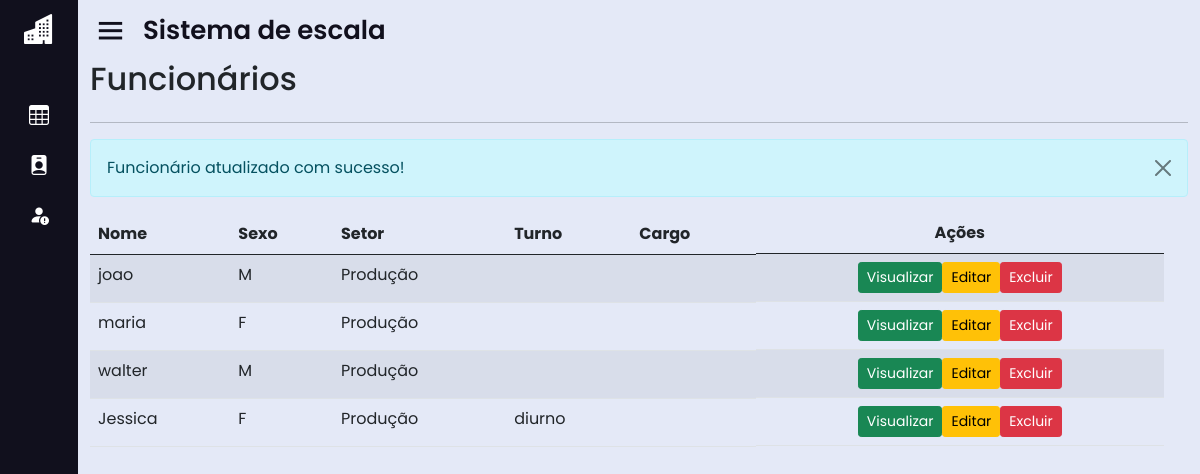
The app's page /home.php?page=lista_func&msg=2 (signed in), older data.
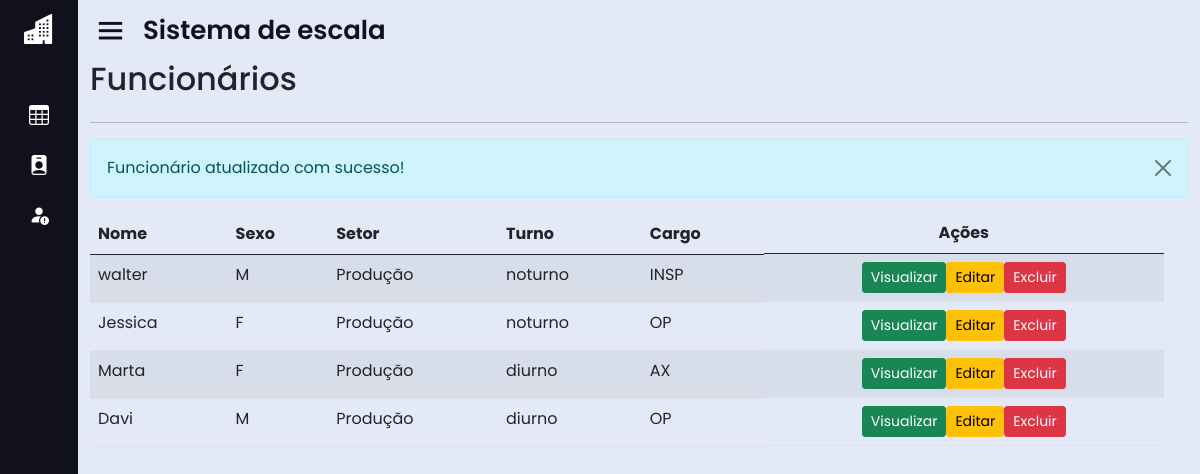
The same page, newer data.
### tables this page shows
CREATE TABLE IF NOT EXISTS `funcionario` (
  `id_func` int(11) NOT NULL AUTO_INCREMENT,
  `nome_func` varchar(50) NOT NULL,
  `cargo_func` varchar(50) DEFAULT NULL,
  `turno` varchar(50) DEFAULT NULL,
  `telefone_func` varchar(50) NOT NULL,
  `sexo_func` varchar(50) NOT NULL,
  `email_func` varchar(50) NOT NULL,
  `id_st` int(11) DEFAULT NULL,
  PRIMARY KEY (`id_func`) USING BTREE,
  KEY `FK_funcionario_setor` (`id_st`),
  CONSTRAINT `FK_funcionario_setor` FOREIGN KEY (`id_st`) REFERENCES `setor` (`id_st`) ON DELETE CASCADE ON UPDATE CASCADE
);

CREATE TABLE IF NOT EXISTS `setor` (
  `id_st` int(11) NOT NULL AUTO_INCREMENT,
  `nome_st` varchar(50) DEFAULT NULL,
  PRIMARY KEY (`id_st`)
);

### sis/funcionario/lista_func.php (the view)
<div id="main" class="container-fluid">
	<div id="top" class="row">
		<div class="col-md-11">
			<h2>Funcionários</h2>
		</div>
	</div>
	<hr/>
	<div> <?php include "mensagens.php"; ?> </div>
	<div id="list" class="row">
		<div class="table-responsive col-md-12">
			<?php
				$data = mysqli_query($con, "select * from funcionario, endereco, setor where funcionario.id_func = endereco.id_func;");
				echo "<table class='table table-striped' cellspacing='0' cellpading='0'>";
				echo "<thead><tr>";
				echo "<td><strong>Nome</strong></td>";
				echo "<td><strong>Sexo</strong></td>";
				echo "<td><strong>Setor</strong></td>";
				echo "<td><strong>Turno</strong></td>";
				echo "<td><strong>Cargo</strong></td>";
				echo "<td class='actions d-flex justify-content-center'><strong>Ações</strong></td>";
				echo "</tr></thead><tbody>";
				while($info = mysqli_fetch_array($data)){
					echo "<tr>";
					echo "<td>".$info['nome_func']."</td>";
					echo "<td>".$info['sexo_func']."</td>";
					echo "<td>".$info['nome_st']."</td>";
					echo "<td>".$info['turno']."</td>";
					echo "<td>".$info['cargo_func']."</td>";
					echo "<td class='actions btn-group-sm d-flex justify-content-center'>";
					echo "<a class='btn btn-success btn-xs' href=?page=view_func&id_func=".$info['id_func']."> Visualizar </a>";
					echo "<a class='btn btn-warning btn-xs' href=?page=fedita_func&id_func=".$info['id_func']."> Editar </a>";
					echo "<a href=?page=excluir_func&id_func=".$info['id_func']." class='btn btn-danger btn-xs'> Excluir </a></td>";
				}
				echo "</tr></tbody></table>";
			?>
		</div>
	</div>
</div>

### home.php (shortened to what this page needs)
<!DOCTYPE html>
<html lang="en" dir="ltr">
<head>
  <link rel="stylesheet" href="css/style.css">
  <link rel="stylesheet" href="https://cdnjs.cloudflare.com/ajax/libs/font-awesome/6.4.0/css/all.min.css" />
  <link href='https://unpkg.com/boxicons@2.0.7/css/boxicons.min.css' rel='stylesheet'>
  <link href="https://cdn.jsdelivr.net/npm/bootstrap@5.0.2/dist/css/bootstrap.min.css" rel="stylesheet">
  <link rel="stylesheet" href="https://cdn.jsdelivr.net/npm/bootstrap-icons@1.11.3/font/bootstrap-icons.min.css">
</head>
<body>
  <div class="sidebar close">
    <?php
      if (isset($_SESSION['UsuarioNivel'])) {
        switch($_SESSION['UsuarioNivel']){
          case 1: include "base/sidebar.php"; break;
        }
      }
    ?>
  </div>
  <section class="home-section">
    <div class="home-content">
      <i class='bx bx-menu'></i>
      <span class="text">Sistema de escala</span>
    </div>
    <?php
      include "base/ch_pages.php";
    ?>
  </section>
</body>
</html>

### base/sidebar.php (shortened to what this page needs)
<?php
$mysqli = new mysqli("localhost", "root", "", "sisescala");
$id_usuario = $_SESSION['UsuarioID'];
$result = $mysqli->query("SELECT id_func FROM usuarios WHERE id = $id_usuario");
if ($result && $result->num_rows > 0) {
    $info = $result->fetch_assoc();
} else {
    $info['id_func'] = null;
}
?>
        <div class="logo-details">
          <i class="bi bi-buildings-fill"></i>
        </div>
        <ul class="nav-links">
          <li>
            <a href="?page=view_escala&id_func=<?php echo $info['id_func'] ?>">
              <i class="bi bi-table"></i>
            </a>
          </li>
          <li>
            <a href="?page=perfil_func">
              <i class="bi bi-person-badge-fill"></i>
            </a>
          </li>
          <li>
            <a href="?page=lista_sub">
              <i class="bi bi-person-fill-exclamation"></i>
            </a>
          </li>
        </ul>

### base/ch_pages.php (shortened to what this page needs)
<?php
if (isset($_GET['page'])) {
    switch ($_GET['page']) {
        case 'lista_func':
            include "sis/funcionario/lista_func.php";
            break;
    }
}

### sis/funcionario/mensagens.php (shortened to what this page needs)
<?php
if(isset($_GET['msg'])){
	$msg = $_GET['msg'];
	switch($msg){
		case 2:
			echo '	<div class="alert alert-info alert-dismissible fade show" role="alert">
						Funcionário atualizado com sucesso!
						<button type="button" class="btn-close" data-bs-dismiss="alert" aria-label="Close"></button>
		  			</div>';
			break;
	}
}
?>

### css/style.css (style rules this page uses)
* { margin: 0; padding: 0; box-sizing: border-box; font-family: 'Poppins', sans-serif; }
.row { width: 100%; }
.sidebar { position: fixed; top: 0; left: 0; height: 100%; width: 260px; background: #11101d; z-index: 100; transition: all 0.5s ease; }
.sidebar.close { width: 78px; }
.sidebar .logo-details { height: 60px; width: 100%; display: flex; align-items: center; }
.sidebar .logo-details i { font-size: 30px; color: #fff; height: 50px; min-width: 78px; text-align: center; line-height: 50px; }
.sidebar .nav-links { height: 100%; padding: 30px 0 150px 0; overflow: auto; }
.sidebar.close .nav-links { overflow: visible; }
.sidebar .nav-links li { position: relative; list-style: none; transition: all 0.4s ease; }
.sidebar .nav-links li i { height: 50px; min-width: 78px; text-align: center; line-height: 50px; color: #fff; font-size: 20px; cursor: pointer; transition: all 0.3s ease; }
.sidebar .nav-links li a { display: flex; align-items: center; text-decoration: none; }
.home-section { position: relative; background: #E4E9F7; height: 100vh; left: 260px; width: calc(100% - 260px); transition: all 0.5s ease; }
.sidebar.close ~ .home-section { left: 78px; width: calc(100% - 78px); }
.home-section .home-content { height: 60px; display: flex; align-items: center; }
.home-section .home-content .bx-menu, .home-section .home-content .text { color: #11101d; font-size: 35px; }
.home-section .home-content .bx-menu { margin: 0 15px; cursor: pointer; }
.home-section .home-content .text { font-size: 26px; font-weight: 600; }

Row changes from the older to the newer data that the page shows:
removed funcionario: nome_func "joao", sexo_func "M", setor.nome_st "Produção"
removed funcionario: nome_func "maria", sexo_func "F", setor.nome_st "Produção"
changed funcionario "walter": turno (not shown) → "noturno"; cargo_func (not shown) → "INSP"
changed funcionario "Jessica": turno "diurno" → "noturno"; cargo_func (not shown) → "OP"
added funcionario: nome_func "Marta", sexo_func "F", setor.nome_st "Produção", turno "diurno", cargo_func "AX"
added funcionario: nome_func "Davi", sexo_func "M", setor.nome_st "Produção", turno "diurno", cargo_func "OP"
